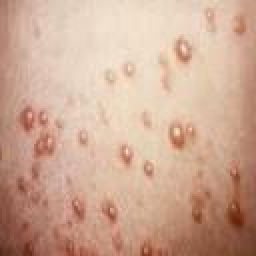
#> input picture CleanedOriginalDatasets/Shingels/Shingels_102.jpeg, 128 x 128 px, found by its file name (shown 2 times larger); its folder holds only this picture in this run
$ python BlkandWhite_20241020133803.py
#> lines starting #> are read from the running program, lines starting #| are printed output that depends on the picture
import os
from skimage import io, color
from skimage.util import img_as_ubyte

# Function to convert images to grayscale
def convert_to_grayscale(input_dir, output_dir):
    # Create output directory if it doesn't exist
    if not os.path.exists(output_dir):
        os.makedirs(output_dir)

    # Loop through all the files in the input directory
    for filename in os.listdir(input_dir):
        if filename.endswith(".png") or filename.endswith(".jpg") or filename.endswith(".jpeg"):
            # Read the image
            image_path = os.path.join(input_dir, filename)
            image = io.imread(image_path)
#> image is the input picture: shape (128, 128, 3); mean R, G, B 206.1, 169.3, 148.3

            # Convert the image to grayscale
            grayscale_image = color.rgb2gray(image)
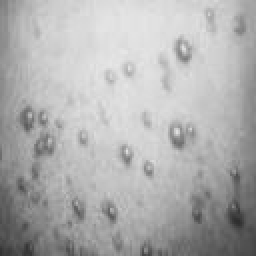
#> grayscale_image: shape (128, 128) float64 (shown 2 times larger); min 0.18, max 0.905, mean 0.689

            # Convert grayscale image to 8-bit unsigned integers
            grayscale_image_ubyte = img_as_ubyte(grayscale_image)

            # Save the grayscale image to the output directory
            output_path = os.path.join(output_dir, filename)
            io.imsave(output_path, grayscale_image_ubyte)
            print(f"Converted {filename} to grayscale and saved to {output_path}")

# Paths
input_directory = r"C:\xampp\htdocs\ThesisPrototype\CleanedOriginalDatasets\Shingels"  # Replace with the path to your image datasets
output_directory = r"C:\xampp\htdocs\ThesisPrototype\Grayscaledatasets\Original\Vitiligo"  # Replace with the path where you want to save grayscale images

# Convert images in the directory
convert_to_grayscale(input_directory, output_directory)

$ run again, on CleanedOriginalDatasets/Shingels/Shingels_34.jpeg
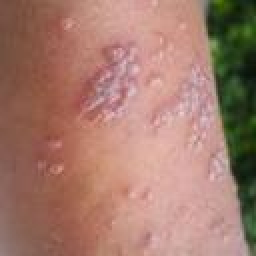
#> input picture CleanedOriginalDatasets/Shingels/Shingels_34.jpeg, 128 x 128 px, found by its file name (shown 2 times larger)
#> in convert_to_grayscale, image is the input picture: shape (128, 128, 3); mean R, G, B 164.1, 122.6, 108.8
#> in convert_to_grayscale, `grayscale_image = color.rgb2gray(image)`:
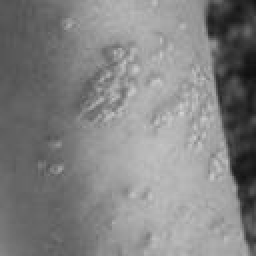
#> grayscale_image: shape (128, 128) float64 (shown 2 times larger); min 0.0631, max 0.833, mean 0.512

$ run again, on CleanedOriginalDatasets/Shingels/Shingels_36.jpeg
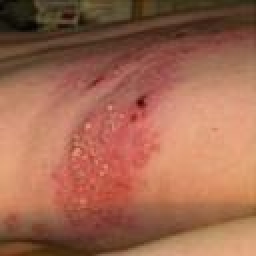
#> input picture CleanedOriginalDatasets/Shingels/Shingels_36.jpeg, 128 x 128 px, found by its file name (shown 2 times larger)
#> in convert_to_grayscale, image is the input picture: shape (128, 128, 3); mean R, G, B 159.6, 103.1, 79.9
#> in convert_to_grayscale, `grayscale_image = color.rgb2gray(image)`:
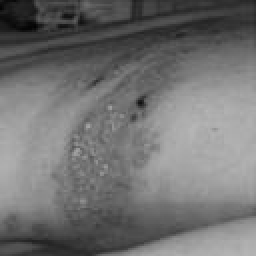
#> grayscale_image: shape (128, 128) float64 (shown 2 times larger); min 0.00781, max 0.715, mean 0.445

$ run again, on CleanedOriginalDatasets/Shingels/Shingels_58.jpeg
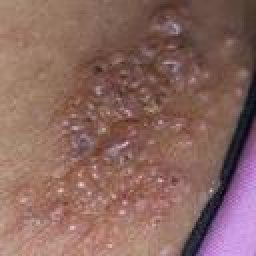
#> input picture CleanedOriginalDatasets/Shingels/Shingels_58.jpeg, 128 x 128 px, found by its file name (shown 2 times larger)
#> in convert_to_grayscale, image is the input picture: shape (128, 128, 3); mean R, G, B 138.2, 102.8, 95.8
#> in convert_to_grayscale, `grayscale_image = color.rgb2gray(image)`:
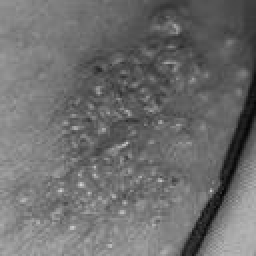
#> grayscale_image: shape (128, 128) float64 (shown 2 times larger); min 0.0162, max 0.827, mean 0.431

$ run again, on CleanedOriginalDatasets/Shingels/Shingels_21.jpeg
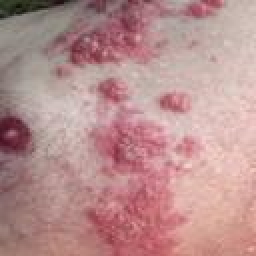
#> input picture CleanedOriginalDatasets/Shingels/Shingels_21.jpeg, 128 x 128 px, found by its file name (shown 2 times larger)
#> in convert_to_grayscale, image is the input picture: shape (128, 128, 3); mean R, G, B 184.5, 143.8, 143.1
#> in convert_to_grayscale, `grayscale_image = color.rgb2gray(image)`:
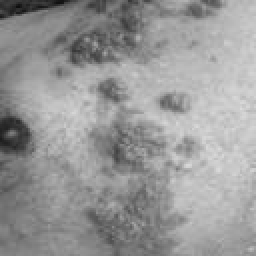
#> grayscale_image: shape (128, 128) float64 (shown 2 times larger); min 0.0585, max 0.861, mean 0.598
